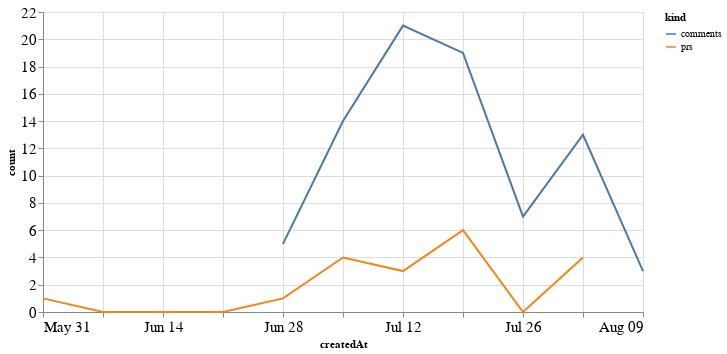

Notebook cell for this chart:
### Code cell
alt.Chart(total_time, width=600).mark_line().encode(
    x='createdAt',
    y='count',
    color='kind'
)

### Figure 1 — Vega-Lite specification as saved in the notebook (floating-point values rounded to 4 significant figures)
{"config": {"axisLeft": {"labelFontSize": 15}, "axisBottom": {"labelFontSize": 15}}, "data": {"name": "data-5a7dec50b445a5d7ed69e4613261b273"}, "mark": "line", "encoding": {"color": {"type": "nominal", "field": "kind"}, "x": {"type": "temporal", "field": "createdAt"}, "y": {"type": "quantitative", "field": "count"}}, "width": 600, "$schema": "https://vega.github.io/schema/vega-lite/v4.8.1.json", "datasets": {"data-5a7dec50b445a5d7ed69e4613261b273": [{"createdAt": "2020-05-31T00:00:00", "kind": "prs", "count": 1.0}, {"createdAt": "2020-06-07T00:00:00", "kind": "prs", "count": 0.0}, {"createdAt": "2020-06-14T00:00:00", "kind": "prs", "count": 0.0}, {"createdAt": "2020-06-21T00:00:00", "kind": "prs", "count": 0.0}, {"createdAt": "2020-06-28T00:00:00", "kind": "prs", "count": 1.0}, {"createdAt": "2020-07-05T00:00:00", "kind": "prs", "count": 4.0}, {"createdAt": "2020-07-12T00:00:00", "kind": "prs", "count": 3.0}, {"createdAt": "2020-07-19T00:00:00", "kind": "prs", "count": 6.0}, {"createdAt": "2020-07-26T00:00:00", "kind": "prs", "count": 0.0}, {"createdAt": "2020-08-02T00:00:00", "kind": "prs", "count": 4.0}, {"createdAt": "2020-08-09T00:00:00", "kind": "prs", "count": null}, {"createdAt": "2020-05-31T00:00:00", "kind": "comments", "count": null}, {"createdAt": "2020-06-07T00:00:00", "kind": "comments", "count": null}, {"createdAt": "2020-06-14T00:00:00", "kind": "comments", "count": null}, {"createdAt": "2020-06-21T00:00:00", "kind": "comments", "count": null}, {"createdAt": "2020-06-28T00:00:00", "kind": "comments", "count": 5.0}, {"createdAt": "2020-07-05T00:00:00", "kind": "comments", "count": 14.0}, {"createdAt": "2020-07-12T00:00:00", "kind": "comments", "count": 21.0}, {"createdAt": "2020-07-19T00:00:00", "kind": "comments", "count": 19.0}, {"createdAt": "2020-07-26T00:00:00", "kind": "comments", "count": 7.0}, {"createdAt": "2020-08-02T00:00:00", "kind": "comments", "count": 13.0}, {"createdAt": "2020-08-09T00:00:00", "kind": "comments", "count": 3.0}]}}
